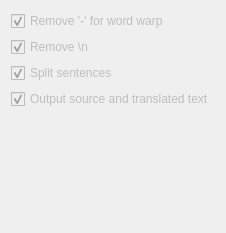
                     <widget class="QWidget" name="tab_2">
                      <property name="enabled">
                       <bool>false</bool>
                      </property>
                      <attribute name="title">
                       <string>Format</string>
                      </attribute>
                      <layout class="QGridLayout" name="gridLayout_16">
                       <item row="0" column="0">
                        <widget class="QCheckBox" name="removeLineHyphenCheckbox">
                         <property name="text">
                          <string>Remove '-' for word warp</string>
                         </property>
                         <property name="checked">
                          <bool>true</bool>
                         </property>
                        </widget>
                       </item>
                       <item row="1" column="0">
                        <widget class="QCheckBox" name="removeLineChangeCheckbox">
                         <property name="text">
                          <string>Remove \n</string>
                         </property>
                         <property name="checked">
                          <bool>true</bool>
                         </property>
                        </widget>
                       </item>
                       <item row="2" column="0">
                        <widget class="QCheckBox" name="splitSentencesCheckbox">
                         <property name="text">
                          <string>Split sentences</string>
                         </property>
                         <property name="checked">
                          <bool>true</bool>
                         </property>
                        </widget>
                       </item>
                       <item row="3" column="0">
                        <widget class="QCheckBox" name="outputBothCheckbox">
                         <property name="text">
                          <string>Output source and translated text</string>
                         </property>
                         <property name="checked">
                          <bool>true</bool>
                         </property>
                        </widget>
                       </item>
                       <item row="4" column="0">
                        <spacer name="verticalSpacer_2">
                         <property name="orientation">
                          <enum>Qt::Vertical</enum>
                         </property>
                         <property name="sizeHint" stdset="0">
                          <size>
                           <width>20</width>
                           <height>113</height>
                          </size>
                         </property>
                        </spacer>
                       </item>
                      </layout>
                     </widget>
